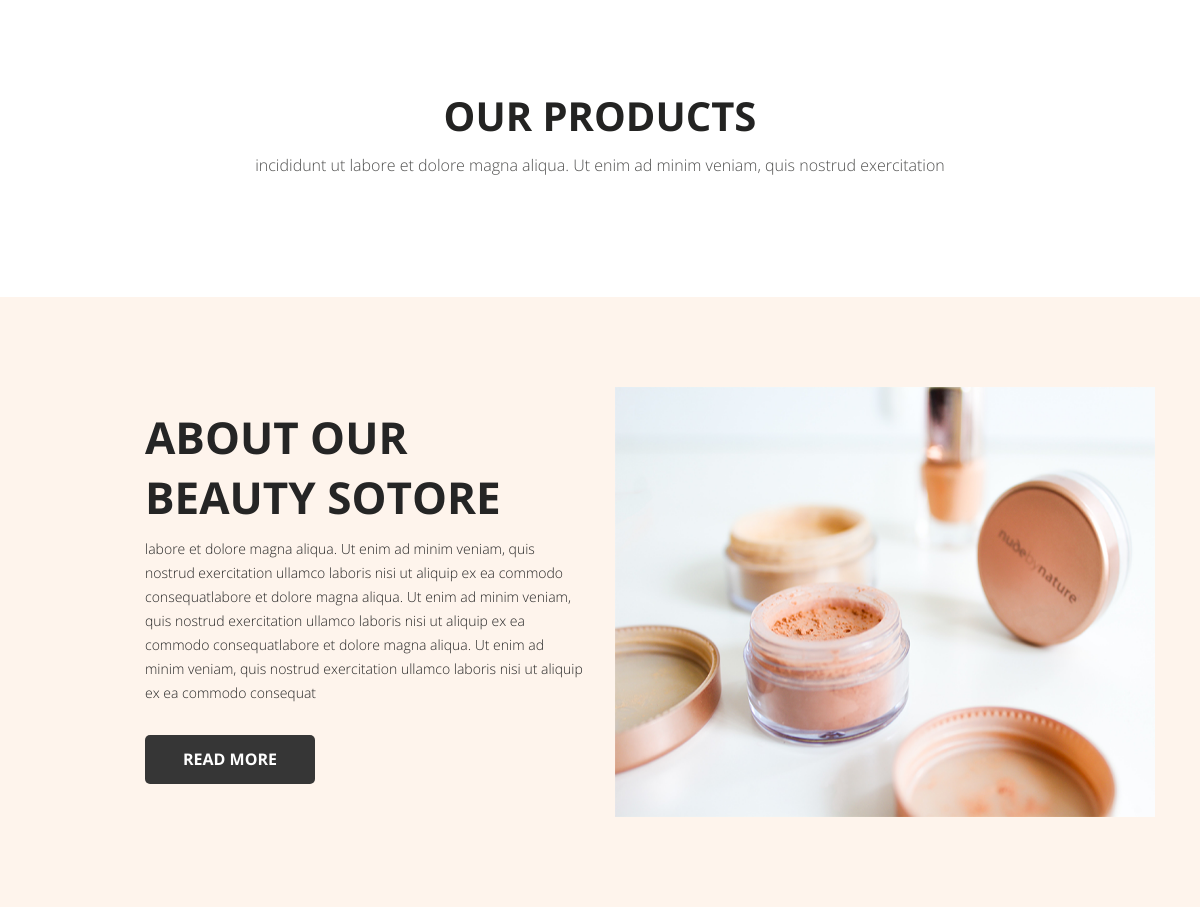
Before: / (middle part) with the older database file.
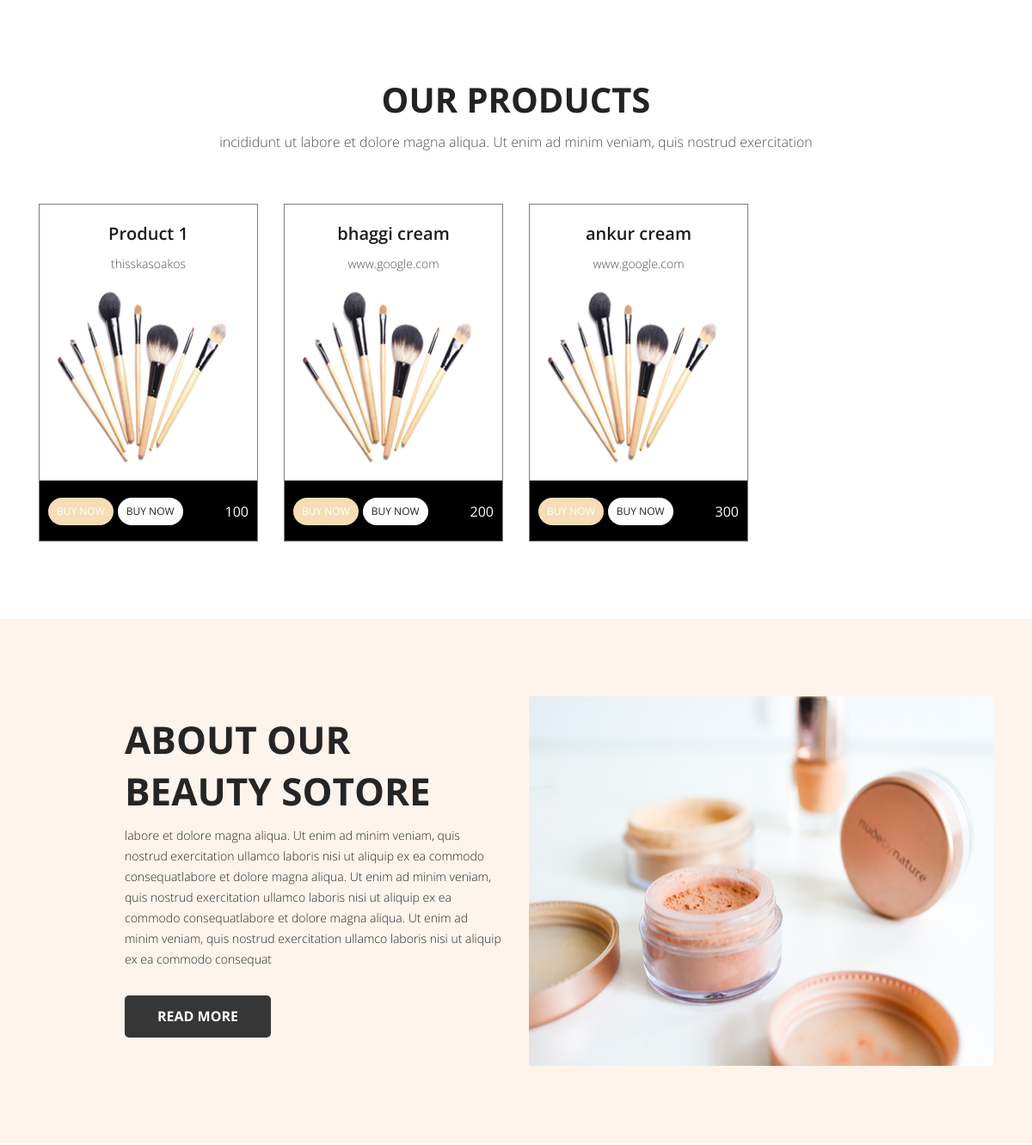
After: the same page with the newer database file.
### affiliateapp/models.py (models this page shows)
class Product(models.Model):
    name = models.CharField(max_length=100)
    link = models.TextField()
    description = models.TextField(default="This is an awesomeproduct")
    price = models.IntegerField(default=100)
    def __str__(self):
        return self.name

### affiliateapp/views.py (the view)
# urls.py: path('', views.index),
def index(request):
    products = Product.objects.all()
    print(products)
    return render(request, 'index.html', context={'products': products})

### templates/index.html (shortened to what this page needs)
{% extends 'base.html' %}
{% load static %}
   {% block body %}
      <div class="product_section layout_padding">
         <div class="container">
            <div class="row">
               <div class="col-sm-12">
                  <h1 class="product_taital">Our Products</h1>
                  <p class="product_text">incididunt ut labore et dolore magna aliqua. Ut enim ad minim veniam, quis nostrud exercitation</p>
               </div>
            </div>
            <div class="product_section_2 layout_padding">
               <div class="row">
                  {% for product in products %}
                  <div class="col-lg-3 col-sm-6">
                     <div class="product_box">
                        <h4 class="bursh_text">{{product.name}}</h4>
                        <p class="lorem_text">{{product.link}}</p>
                        <img src={% static "images/img-1.png" %} class="image_1">
                        <div class="btn_main">
                           <div class="buy_bt">
                              <ul>
                                 <li class="active"><a href="#">Buy Now</a></li>
                                 <li><a href="#">Buy Now</a></li>
                              </ul>
                           </div>
                           <h3 class="price_text">{{product.price}}</h3>
                        </div>
                     </div>
                  </div>
                  {% endfor %}
               </div>
            </div>
         </div>
      </div>
      <div class="about_section layout_padding">
         <div class="container">
            <div class="about_section_main">
               <div class="row">
                  <div class="col-md-6">
                     <div class="about_taital_main">
                        <h1 class="about_taital">About Our beauty sotore</h1>
                        <p class="about_text">labore et dolore magna aliqua. Ut enim ad minim veniam, quis nostrud exercitation ullamco laboris nisi ut aliquip ex ea commodo consequatlabore et dolore magna aliqua. Ut enim ad minim veniam, quis nostrud exercitation ullamco laboris nisi ut aliquip ex ea commodo consequatlabore et dolore magna aliqua. Ut enim ad minim veniam, quis nostrud exercitation ullamco laboris nisi ut aliquip ex ea commodo consequat</p>
                        <div class="readmore_bt"><a href="#">Read More</a></div>
                     </div>
                  </div>
                  <div class="col-md-6">
                     <div><img src={% static "images/about-img.png" %} class="image_3"></div>
                  </div>
               </div>
            </div>
         </div>
      </div>
   {% endblock body %}

Changed rows visible on the page:
added Product: name "Product 1", link "thisskasoakos", price "100"
added Product: name "bhaggi cream", link "www.google.com", price "200"
added Product: name "ankur cream", link "www.google.com", price "300"
